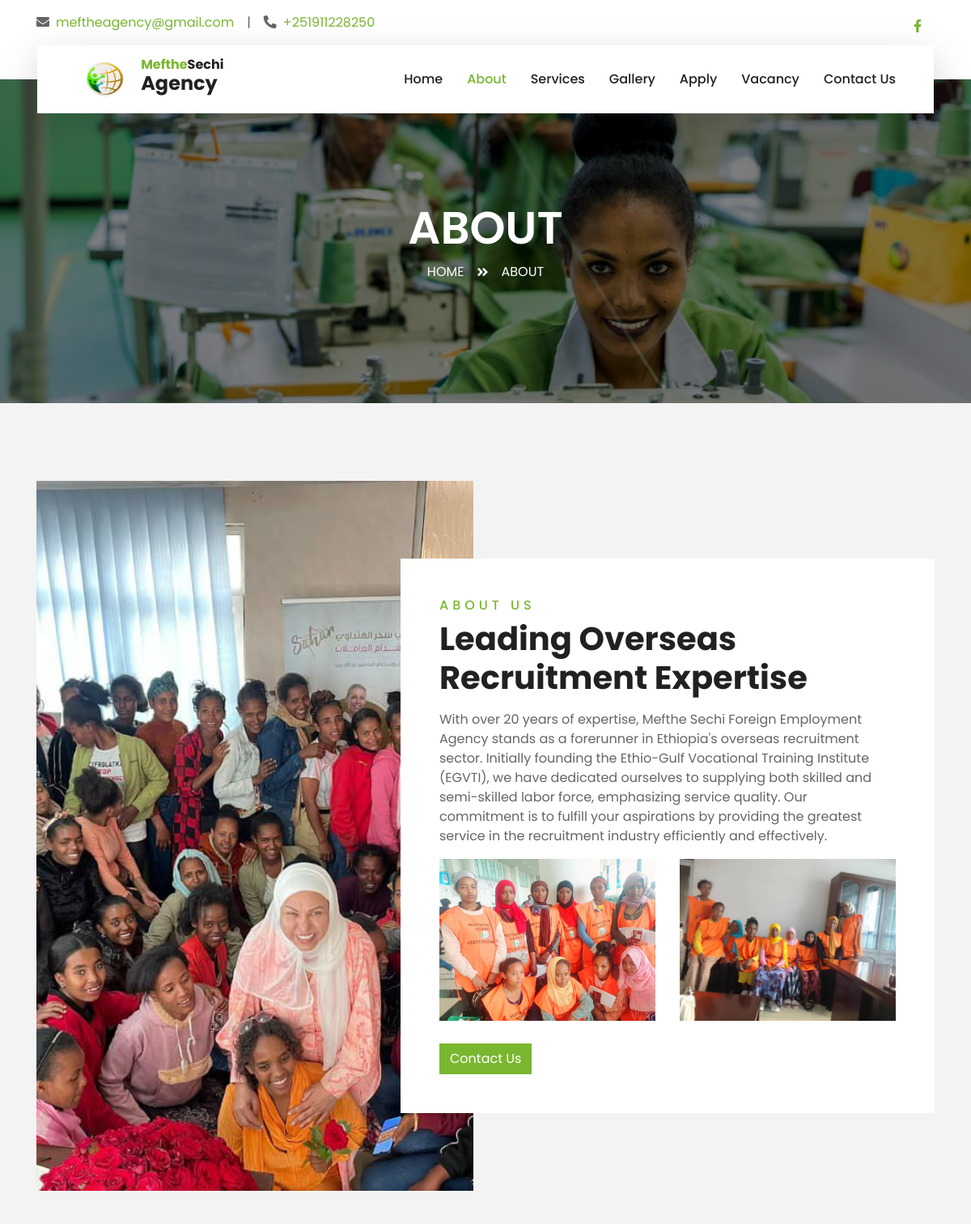
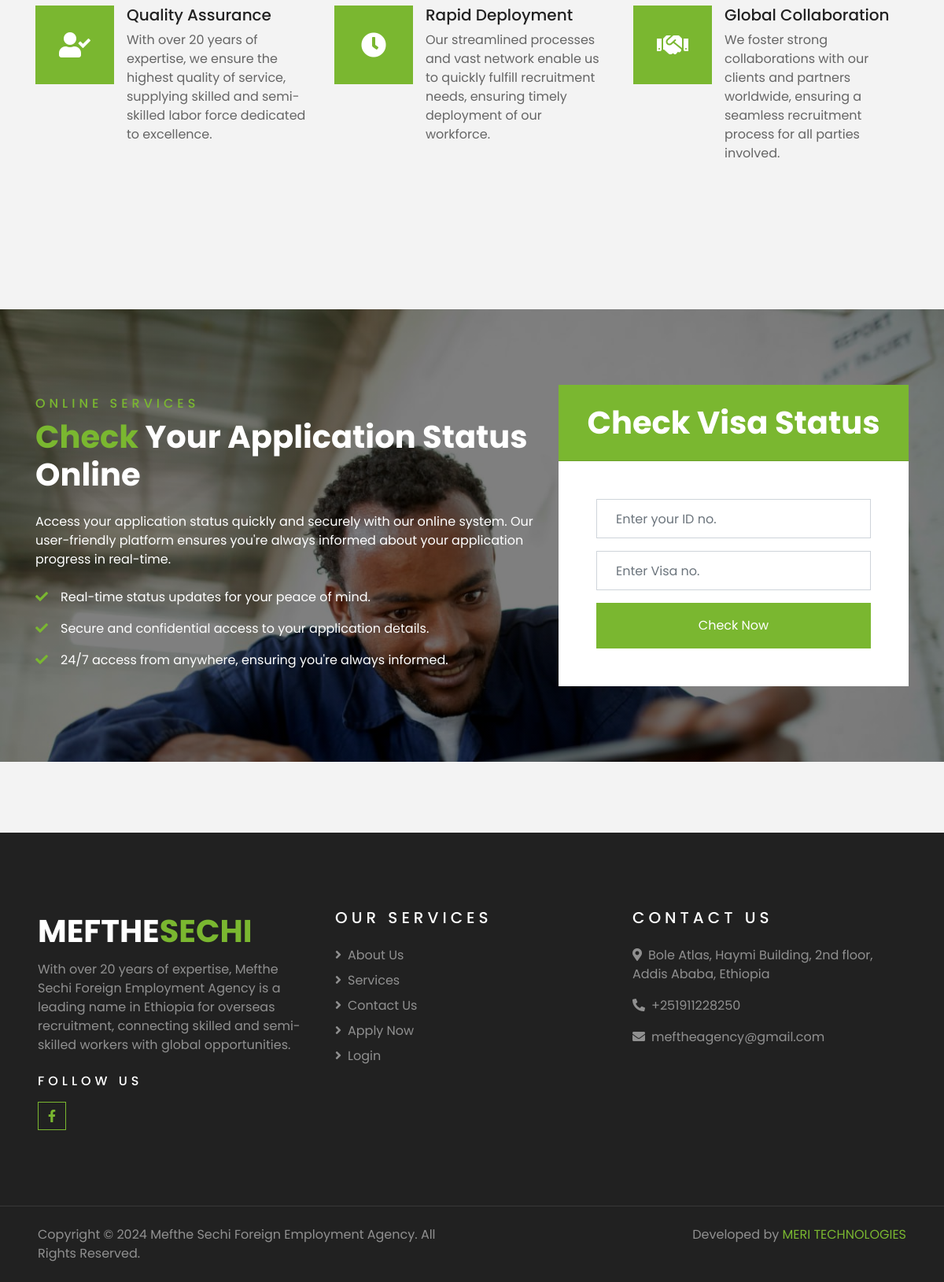
/about, run on the app's committed database (2 pictures, top to bottom).
### app/models.py (models this page shows, shortened)
class WebsiteSetting(models.Model):
    site_name = models.CharField(max_length=100, help_text="The name of the website.")
    logo = models.ImageField(
        upload_to="logos/", blank=True, null=True, help_text="Logo of the website."
    )
    facebook_url = models.URLField(
        blank=True, null=True, help_text="Facebook page URL."
    )
    twitter_url = models.URLField(
        blank=True, null=True, help_text="Twitter profile URL."
    )
    linkedin_url = models.URLField(
        blank=True, null=True, help_text="LinkedIn profile URL."
    )
    instagram_url = models.URLField(
        blank=True, null=True, help_text="Instagram profile URL."
    )
    youtube_url = models.URLField(
        blank=True, null=True, help_text="YouTube channel URL."
    )
    email = models.EmailField(help_text="Contact email address.")
    phone_number = models.CharField(max_length=20, help_text="Contact phone number.")
    address = models.TextField(blank=True, null=True, help_text="Physical address.")
    copyright_text = models.TextField(
        blank=True, null=True, help_text="Copyright text for the footer."
    )
    about_us_text = models.TextField(
        blank=True,
        null=True,
        help_text="Short description about the website or company for the footer.",
    )
    google_map_iframe = models.TextField(
        blank=True, null=True, help_text="Google Map iframe code for the contact page."
    )
    class Meta:
        verbose_name = "Website Setting"
        verbose_name_plural = "Website Settings"

class About(models.Model):
    title = models.CharField(max_length=255)
    description = models.TextField()

class AboutImage(models.Model):
    about = models.ForeignKey(About, related_name="images", on_delete=models.CASCADE)
    image = models.ImageField()
    alt_text = models.CharField(
        max_length=255, blank=True, help_text="Alternative text for image"
    )

### app/views.py (the view)
# urls.py: path("about", views.about, name="about"),
def about(request):
    return render(request, "about.html")

### app/context_processor.py (called while the page is built)
def local(request):
    settings = (
        models.WebsiteSetting.objects.first()
    )  # Assuming you have only one entry.
    about_data = models.About.objects.prefetch_related(
        "images"
    ).first()  # Assuming there's only one About instance
    carousel_slides = models.CarouselSlide.objects.filter(is_active=True)
    destinations = models.Destination.objects.all()
    services = models.Service.objects.prefetch_related("features").all()
    galleries = models.GalleryImage.objects.all()
    facts = models.Fact.objects.all()
    return {
        "settings": settings,
        "about_data": about_data,
        "carousel_slides": carousel_slides,
        "destinations": destinations,
        "services": services,
        "galleries": galleries,
        "facts": facts,
    }

### templates/about.html
{% extends 'layout/base.html' %}
{% block content %}
    {% include 'section/header.html' with title="About"   %}
    {% include 'section/about.html'   %}
    {% include 'section/feature.html'   %}
    {% include 'section/check.html'   %}
{% endblock %}

### templates/section/topbar.html (shortened to what this page needs)
<div class="container-fluid bg-light pt-3 d-none d-lg-block">
    <div class="container">
        <div class="row">
            <div class="col-lg-6 text-center text-lg-left mb-2 mb-lg-0">
                <div class="d-inline-flex align-items-center">
                    <p><i class="fa fa-envelope mr-2"></i><a href="mailto:{{ settings.email }}">{{ settings.email }}</a></p>
                    <p class="text-body px-3">|</p>
                    <p><i class="fa fa-phone-alt mr-2"></i><a href="tel:{{ settings.phone_number }}">{{ settings.phone_number }}</a></p>
                </div>
            </div>
            <div class="col-lg-6 text-center text-lg-right">
                <div class="d-inline-flex align-items-center">
                    {% if settings.facebook_url %}
                    <a href="{{ settings.facebook_url }}" class="text-primary px-3" aria-label="Facebook">
                        <i class="fab fa-facebook-f"></i>
                    </a>
                    {% endif %}
                </div>
            </div>
        </div>
    </div>
</div>

### templates/section/navbar.html (shortened to what this page needs)
{% load static %}
<div class="container-fluid position-relative nav-bar p-0">
    <div class="container-lg position-relative p-0 px-lg-3" style="z-index: 9;">
        <nav class="navbar navbar-expand-lg bg-light navbar-light shadow-lg py-3 py-lg-0 pl-3 pl-lg-5">
            <a href="/" class="navbar-brand d-flex align-items-center">
                {% if settings.logo %}
                <img src="{{ settings.logo.url }}" alt="{{ settings.site_name }} Logo" style="height: 50px;">
                {% endif %}
                <div style="line-height: 1; margin-left: 10px;">
                    <h1 class="text-primary" style="margin-bottom: 0; font-size: 1rem;">{{ settings.site_name|slice:":6" }}<span class="text-dark" style="font-size: 1rem;">{{ settings.site_name|slice:"6:" }}</span> </h1>
                    <h2 class="text-dark" style="font-size: 1.5rem;">Agency</h2>
                </div>
            </a>
            <div class="collapse navbar-collapse justify-content-between px-3" id="navbarCollapse">
                <div class="navbar-nav ml-auto py-0">
                    <a href="/" class="nav-item nav-link {% if request.path == '/' %}active{% endif %}">Home</a>
                    <a href="/about" class="nav-item nav-link {% if request.path == '/about' %}active{% endif %}">About</a>
                    <a href="/service" class="nav-item nav-link {% if request.path == '/service' %}active{% endif %}">Services</a>
                    <a href="/gallery" class="nav-item nav-link {% if request.path == '/gallery' %}active{% endif %}">Gallery</a>
                    <a href="/apply" class="nav-item nav-link {% if request.path == '/apply' %}active{% endif %}">Apply</a>
                    <a href="/vacancy" class="nav-item nav-link {% if request.path == '/vacancy' %}active{% endif %}">Vacancy</a>
                    <a href="/contact" class="nav-item nav-link {% if request.path == '/contact' %}active{% endif %}">Contact Us</a>
                </div>
            </div>
        </nav>
    </div>
</div>

### templates/section/about.html
{% load static %}
<div class="container-fluid py-5">
    <div class="container pt-5">
        <div class="row">
            <div class="col-lg-6" style="min-height: 500px;">
                <div class="position-relative h-100">
                    <img class="position-absolute w-100 h-100" src="{{ about_data.images.first.image.url }}" style="object-fit: cover;" alt="{{ about_data.images.first.alt_text }}">
                </div>
            </div>
            <div class="col-lg-6 pt-5 pb-lg-5">
                <div class="about-text bg-white p-4 p-lg-5 my-lg-5">
                    <h6 class="text-primary text-uppercase" style="letter-spacing: 5px;">About Us</h6>
                    <h1 class="mb-3">{{ about_data.title }}</h1>
                    <p>{{ about_data.description }}</p>
                    <div class="row mb-4">
                        {% for image in about_data.images.all|slice:"1:3" %}
                        <div class="col-6">
                            <img class="img-fluid" src="{{ image.image.url }}" alt="{{ image.alt_text }}">
                        </div>
                        {% endfor %}
                    </div>
                    <a href="#contact" class="btn btn-primary mt-1">Contact Us</a>
                </div>
            </div>
        </div>
    </div>
</div>

### templates/section/footer.html (shortened to what this page needs)
{% load static %}
<div class="container-fluid bg-dark text-white-50 py-5 px-sm-3 px-lg-5" style="margin-top: 90px;">
    <div class="row pt-5">
        <div class="col-lg-4 col-md-6 mb-5">
            <a href="" class="navbar-brand">
                <h1 class="text-primary"><span class="text-white">MEFTHE</span>SECHI</h1>
            </a>
            <p>{{ settings.about_us_text }}</p>
            <h6 class="text-white text-uppercase mt-4 mb-3" style="letter-spacing: 5px;">Follow Us</h6>
            <div class="d-flex justify-content-start">
                {% if settings.facebook_url %}
                    <a class="btn btn-outline-primary btn-square mr-2" href="#"><i class="fab fa-facebook-f"></i></a>
                {% endif %}
            </div>
        </div>
        <div class="col-lg-4 col-md-6 mb-5">
            <h5 class="text-white text-uppercase mb-4" style="letter-spacing: 5px;">Our Services</h5>
            <div class="d-flex flex-column justify-content-start">
                <a class="text-white-50 mb-2" href="/about"><i class="fa fa-angle-right mr-2"></i>About Us</a>
                <a class="text-white-50 mb-2" href="/service"><i class="fa fa-angle-right mr-2"></i>Services</a>
                <a class="text-white-50 mb-2" href="/contact"><i class="fa fa-angle-right mr-2"></i>Contact Us</a>
                <a class="text-white-50 mb-2" href="/apply"><i class="fa fa-angle-right mr-2"></i>Apply Now</a>
                <a class="text-white-50 mb-2" href="/admin"><i class="fa fa-angle-right mr-2"></i>Login</a>
            </div>
        </div>
        <div class="col-lg-4 col-md-6 mb-5">
            <h5 class="text-white text-uppercase mb-4" style="letter-spacing: 5px;">Contact Us</h5>
            <p><i class="fa fa-map-marker-alt mr-2"></i>{{ settings.address }}</p>
            <p><i class="fa fa-phone-alt mr-2"></i>{{ settings.phone_number }}</p>
            <p><i class="fa fa-envelope mr-2"></i>{{ settings.email }}</p>
        </div>
    </div>
</div>
<div class="container-fluid bg-dark text-white border-top py-4 px-sm-3 px-md-5" style="border-color: rgba(256, 256, 256, .1) !important;">
    <div class="row">
        <div class="col-lg-6 text-center text-md-left mb-3 mb-md-0">
            <p class="m-0 text-white-50">{{ settings.copyright_text }}</p>
        </div>
        <div class="col-lg-6 text-center text-md-right">
            <p class="m-0 text-white-50">Developed by <a href="https://meritechnologies.com" target="_blank" >MERI TECHNOLOGIES</a>
            </p>
        </div>
    </div>
</div>

### data on the page
WebsiteSetting: email "meftheagency@gmail.com", phone_number "+251911228250", logo (picture), site_name "Mefthe", site_name "Sechi", about_us_text "With over 20 years of expertise, Mefthe Sechi Foreign Employment Agency is a leading name in Ethiopia for overseas recruitment, connecting skilled and semi-skilled workers with global opportunities.", address "Bole Atlas, Haymi Building, 2nd floor, Addis Ababa, Ethiopia", copyright_text "Copyright © 2024 Mefthe Sechi Foreign Employment Agency. All Rights Reserved."
About: images.first.image (picture), title "Leading Overseas Recruitment Expertise", description "With over 20 years of expertise, Mefthe Sechi Foreign Employment Agency stands as a forerunner in Ethiopia's overseas recruitment sector. Initially founding the Ethio-Gulf Vocational Training Institute (EGVTI), we have dedicated ourselves to supplying both skilled and semi-skilled labor force, emphasizing service quality. Our commitment is to fulfill your aspirations by providing the greatest service in the recruitment industry efficiently and effectively."
AboutImage: image (picture)
AboutImage: image (picture)

### other printed values
{{ title }} "ABOUT"
